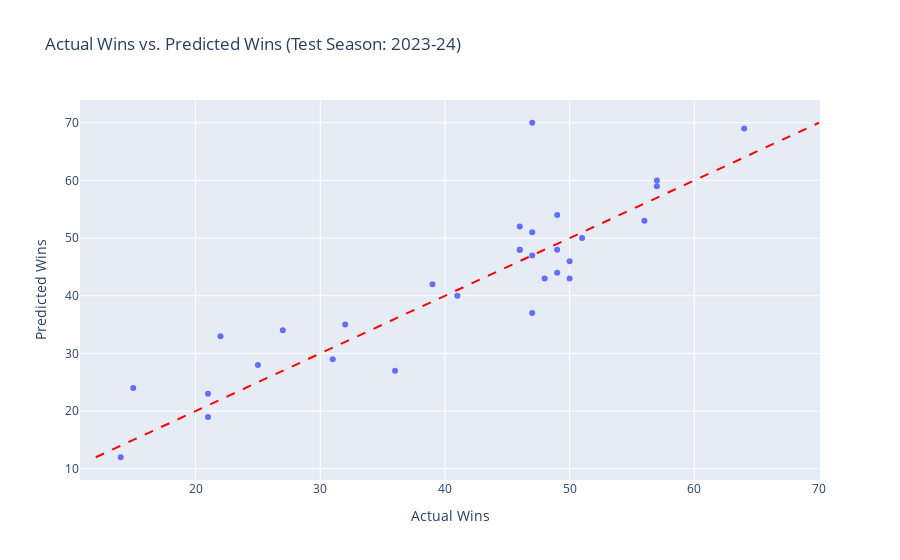

The notebook cell this image was saved under:
### Code cell
ols = fit_model_and_evaluate("Linear Regression", LinearRegression(), X_train, y_train, X_test, y_test)

### Figure 1 — Plotly figure (JSON) as saved in the notebook; plotly's stock layout.template omitted (floating-point values rounded to 4 significant figures)
{"data": [{"customdata": [["Atlanta Hawks"], ["Boston Celtics"], ["Cleveland Cavaliers"], ["New Orleans Pelicans"], ["Chicago Bulls"], ["Dallas Mavericks"], ["Denver Nuggets"], ["Golden State Warriors"], ["Houston Rockets"], ["Los Angeles Clippers"], ["Los Angeles Lakers"], ["Miami Heat"], ["Milwaukee Bucks"], ["Minnesota Timberwolves"], ["Brooklyn Nets"], ["New York Knicks"], ["Orlando Magic"], ["Indiana Pacers"], ["Philadelphia 76ers"], ["Phoenix Suns"], ["Portland Trail Blazers"], ["Sacramento Kings"], ["San Antonio Spurs"], ["Oklahoma City Thunder"], ["Toronto Raptors"], ["Utah Jazz"], ["Memphis Grizzlies"], ["Washington Wizards"], ["Detroit Pistons"], ["Charlotte Hornets"]], "hovertemplate": "Actual Wins=%{x}<br>Predicted Wins=%{y}<br>TEAM_NAME=%{customdata[0]}<extra></extra>", "legendgroup": "", "marker": {"color": "#636efa", "symbol": "circle"}, "mode": "markers", "name": "", "orientation": "v", "showlegend": false, "type": "scatter", "x": [36, 64, 48, 49, 39, 50, 57, 46, 41, 51, 47, 46, 49, 56, 32, 50, 47, 47, 47, 49, 21, 46, 22, 57, 25, 31, 27, 15, 14, 21], "xaxis": "x", "y": [27, 69, 43, 48, 42, 46, 60, 52, 40, 50, 51, 48, 54, 53, 35, 43, 37, 47, 70, 44, 23, 48, 33, 59, 28, 29, 34, 24, 12, 19], "yaxis": "y"}], "layout": {"legend": {"tracegroupgap": 0}, "shapes": [{"line": {"color": "red", "dash": "dash"}, "type": "line", "x0": 12, "x1": 70, "y0": 12, "y1": 70}], "title": {"text": "Actual Wins vs. Predicted Wins (Test Season: 2023-24)"}, "xaxis": {"anchor": "y", "domain": [0, 1], "title": {"text": "Actual Wins"}}, "yaxis": {"anchor": "x", "domain": [0, 1], "title": {"text": "Predicted Wins"}}}}
